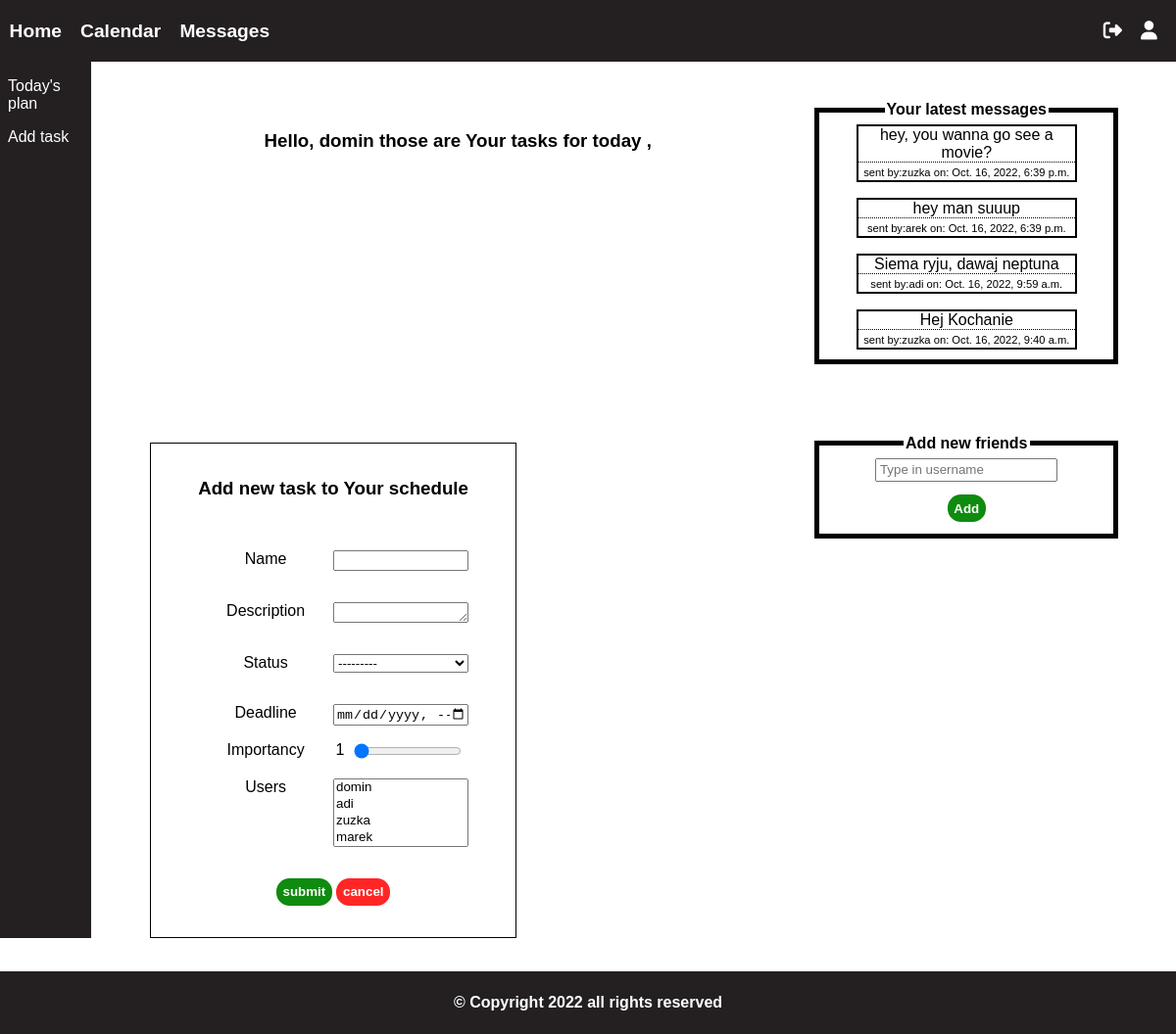
Before: / (signed in) with the older database file.
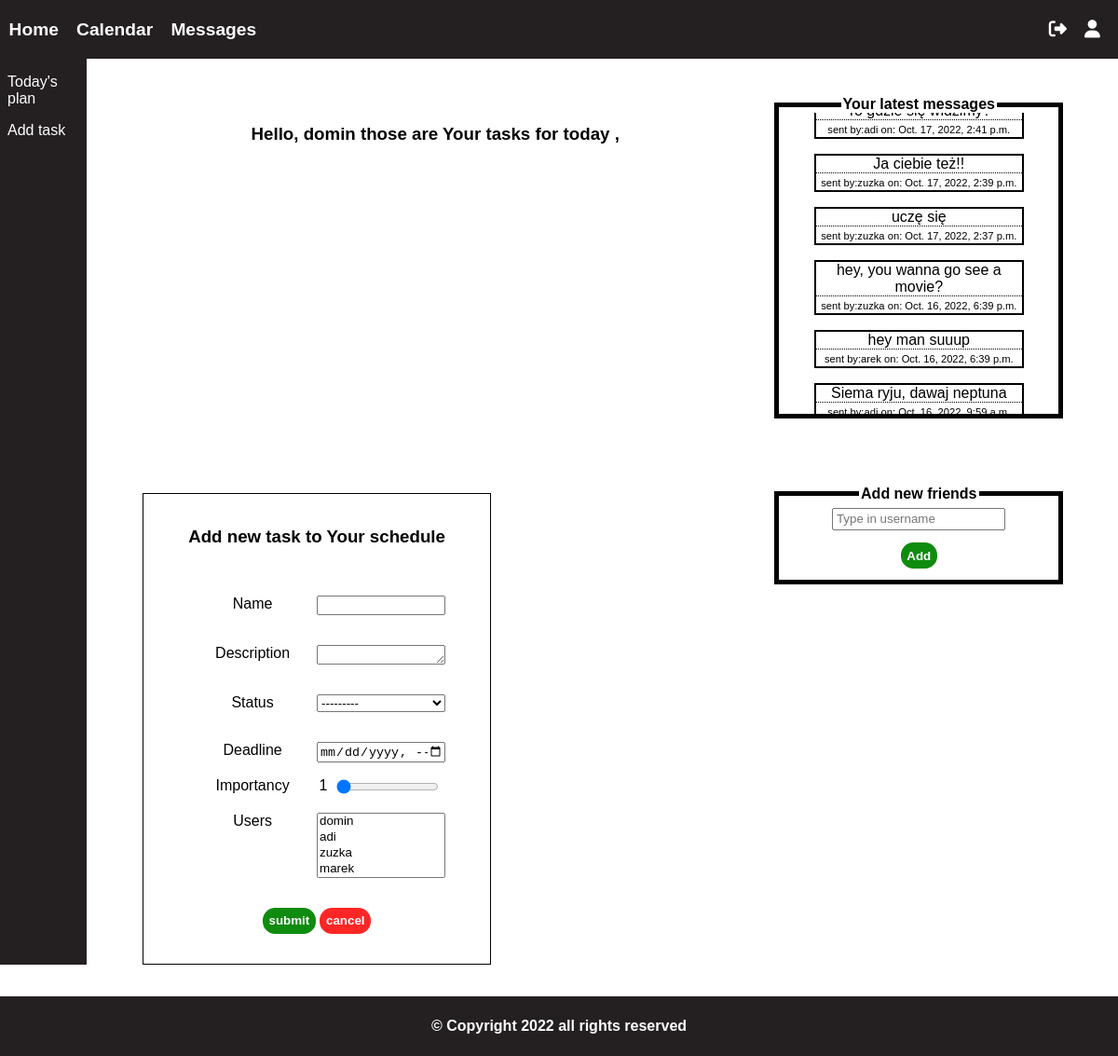
After: the same page with the newer database file.
### task_organiser/models.py (models this page shows, shortened)
class Message(models.Model):
    type_choices = [("reg", "regular"),
        ("fr","friend_request"),
        ("gr","group_request")
    ]
    sender = models.ForeignKey(User, on_delete=models.CASCADE,
        related_name="sender")
    reciever = models.ForeignKey(User, on_delete=models.CASCADE,
        related_name="reciever")
    content = models.CharField(max_length=1000, null=True)
    date_sent = models.DateTimeField(auto_now_add=True, null=True)
    type = models.CharField(max_length=20, null=True,
        choices=type_choices)

### task_organiser/views.py (the view)
# urls.py: path('', views.home, name='home'),
@login_required(login_url='login')
def home(request):
    taskForm = addTaskForm()
    importancy = 1
    if request.method == "POST":
        form = addTaskForm(request.POST)
        if form.is_valid():
            form.save()
            return redirect("home_redirect")
    current_user = request.user
    tasks = current_user.task_set.filter(deadline__contains=date.today()).order_by("deadline")
    def return_class(x):
        if x < 3:
            return "low"
        elif x > 6:
            return "high"
        else:
            return "medium"
    classes = [return_class(task.importancy) for task in tasks]
    tasks_classes = [[tasks[i], classes[i]] for i in range(len(tasks))]
    messages = Message.objects.filter(reciever=current_user).order_by('-date_sent')
    context = {"user": current_user, "form":taskForm, "importancy": importancy,
        "tasks": tasks_classes, "messages": messages,
    }
    return render(request, "task_organiser/home.html", context)

### task_organiser/forms.py
class addTaskForm(ModelForm):
    class Meta:
        model = Task
        fields = "__all__"
        widgets = {
            "description": Textarea(attrs={"rows":1, "cols":20}),
        }

### task_organiser/templates/task_organiser/home.html (shortened to what this page needs)
{% extends 'task_organiser/main_template.html' %}
{%load static %}
{% block content %}
<div class="mainContainer">
    <div class="sideMenu">
        <a href="#plan" class="side-link">Today's plan</a>
        <a href="#addTask" class="side-link">Add task</a>
    </div>
    <div class="mainPanel">
        <div class="plan" id="plan">
            <h3 class="plan-title">
                Hello, {{user.username}} those are Your tasks for today ,<img src="{{img}}" alt="">
            </h3>
        </div>
        <fieldset class="messages">
            <legend>Your latest messages</legend>
            {% for message in messages %}
                <div class="message">
                   <div class="messageContent">
                        {{ message.content }}
                   </div>
                   <small> sent by:{{message.sender}} on: {{message.date_sent}} </small>
                </div>
            {% endfor %}
        </fieldset>
        <div class="addTask" id="addTask">
            <h3>Add new task to Your schedule</h3>
            <br>
            {% include 'task_organiser/taskForm.html' %}
        </div>
        <fieldset class="newFriends">
            <legend>Add new friends</legend>
            <div class="addFriendForm">
                <input type="text" placeholder="Type in username" name="friendUsername" id="">
                <button type="button" class="btn-submit">Add</button>
            </div>
        </fieldset>
    </div>
</div>
{% endblock %}

### task_organiser/templates/task_organiser/main_template.html (shortened to what this page needs)
<!DOCTYPE html>
{% load static %}
<html lang="en">
<head>
    <link rel="stylesheet" type="text/css" href="{% static '/css/style2.css' %}">
    <link rel="stylesheet" href="https://cdnjs.cloudflare.com/ajax/libs/font-awesome/4.7.0/css/font-awesome.min.css">
</head>
<body>
    {% include 'task_organiser/navbar.html' %}
    {% block content %}
    {% endblock %}
    <br>
    {% include 'task_organiser/footer.html' %}
</body>
</html>

### task_organiser/templates/task_organiser/navbar.html
{% load static %}
<nav id="navbar">
    <div>
        <div class="menu_item" style="margin-left:0.5em;">
            <a href="{% url 'home' %}" class="menu_link">Home</a>
        </div>
        <div class="menu_item">
            <a href="{% url 'calendar' %}" class="menu_link">Calendar</a>
        </div>
        <div class="menu_item">
            <a href="{% url 'messages' %}" class="menu_link">Messages</a>
        </div>
    </div>
    <div>
        <div class="menu_item_side">
            <a href="{% url 'logout' %}" class="menu_link" title="logout"><i class="fa fa-right-from-bracket"></i></a>
        </div>
        <div class="menu_item_side" style="margin-right: 1em;">
            <a href="{% url 'login' %}" class="menu_link"><i class="fa fa-user" aria-hidden="true"></i></a>
        </div>
    </div>
</nav>

### task_organiser/templates/task_organiser/taskForm.html (shortened to what this page needs)
<form action="" method="post" id="task-form">
    {% for field in form %}
        {% if field.label != "Importancy" %}
            <p class="form-par">
                <label>{{ field.label }}</label> {{ field }}
            </p>
        {% else %}
            <div class="form-par">
                <label>{{ field.label }} </label>
                <div class="taskInputField">
                    {{ field }} <div class="rangeValue">{{ importancy }}</div>
                </div>
            </div>
        {% endif %}
    {% endfor %}
    <p>
        <button type="submit" class="btn-submit">submit</button>
        <button href="{% url 'calendar' %}" type="reset" class="btn-cancel">cancel</button>
    </p>
</form>

### task_organiser/templates/task_organiser/footer.html
<footer id="footer">
    <p id="footer-text">&copy; Copyright 2022 all rights reserved</p>
</footer>

### static/css/style2.css (style rules this page uses)
body { margin: 0; padding: 0; font-family: Verdana, Geneva, Tahoma, sans-serif; background-image: url("/static/img/bc1.jpg"); background-size: 100% 110%; position: relative; min-height: 100vh; overflow-x: hidden; }
a { color:inherit; text-decoration: none; }
nav { background-color: rgb(36,32,33); width: 100%; display: flex; flex-direction: row; justify-content: space-between; font-size:1.2em ; height: 2.5em; color:white; font-weight: bold; padding: 0.4em 0em; }
nav div { height:inherit; }
.menu_item, .menu_item_side { display: flex; float:left; margin-left:1em; justify-content: center; align-items: center; }
.menu_link { display: block; }
.mainContainer { display: flex; flex-direction: row; width: 100%; margin: 0; padding: 0; gap: 5%; }
.sideMenu { color:white; background-color: rgb(36,32,33); padding: 1em 0.5em; display: flex; flex-direction:column; gap: 1em; }
.mainPanel, .mainPanelCal { display:grid; width:100%; margin-top:1em; grid-template-columns:60% 30%; gap: 3em; }
.plan, .planCal { padding: 1em; display: grid; column-gap: 1em; row-gap:1em; grid-template-columns: auto auto; }
.messages, .newFriends { min-height: 5em; border: 5px black solid; background-color: rgba(255, 255, 255, 0.427); text-align:center; margin-top:1.5em; height:min-content; display: flex; justify-content: center; flex-direction: column; align-items: center; }
.messages { gap:1em; max-height:20em; overflow:scroll; overflow-x: hidden; }
small { font-size:0.7em; }
.message { width: 80%; border:solid black 2px; background-color: white; }
.messageContent { border-bottom: 1px dotted black; }
.addFriendForm { display: flex; width: 80%; justify-content: center; flex-direction: column; align-items:center; }
.addFriendForm input { width: 80%; padding:0.2em; }
.addFriendForm button { width: min-content; margin-top:1em; }
legend { font-weight:bold; }
.plan-title, .plan-title-cal { grid-column:1/3; background-color: rgba(255, 255, 255, 0.6); text-align: center; padding: 1em; height:min-content; }
.addTask { background-color: rgba(255, 255, 255, 0.427); border: 1px solid black; padding:1em 3em; width: fit-content; margin-top: 2em; text-align: center; }
#task-form { display: flex; align-items: center; justify-content: center; flex-direction: column; width: 100%; }
.form-par { display: grid; grid-template-columns: 50% 50%; width: 100%; }
.rangeInputField { width: 80%; }
.rangeValue { width: 10%; float:left; }
.btn-cancel, .btn-submit { background-color: rgb(255, 38, 38); font-weight: bold; color:white; border-radius: 1em; padding: 0.5em; border:none; }
.btn-submit { background-color: rgb(15, 139, 15); }
#footer { position: absolute; bottom:0; top:100%; margin-top: 1em; background-color: rgb(36,32,33); display: flex; align-items: center; justify-content: center; font-weight: bold; color:white; padding: 2em 1em; width: calc(100% - 2em); }

Changed rows visible on the page:
no longer on this page (row unchanged): Message: content "Hej Kochanie", sender "zuzka", date_sent "Oct. 16, 2022, 9:40 a.m."
added Message: content "To gdzie się widzimy?", sender "adi", date_sent "Oct. 17, 2022, 2:41 p.m."
added Message: content "Ja ciebie też!!", sender "zuzka", date_sent "Oct. 17, 2022, 2:39 p.m."
added Message: content "uczę się", sender "zuzka", date_sent "Oct. 17, 2022, 2:37 p.m."
